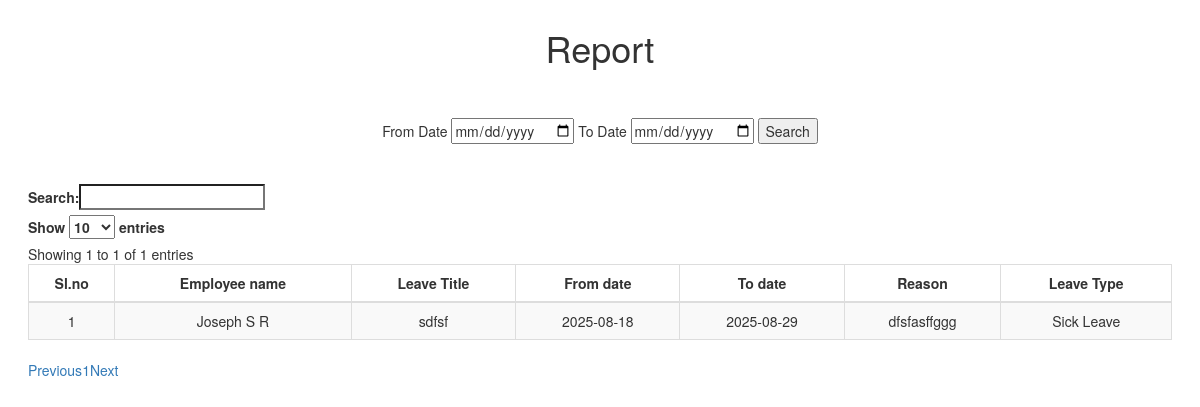
Screenshot of /Project/HR/ReportList.php with the database file from the repository.
### tables this page shows
CREATE TABLE `tbl_leave` (
  `leave_id` int(11) NOT NULL,
  `leave_title` varchar(100) NOT NULL,
  `category_id` int(11) NOT NULL,
  `leave_content` varchar(100) NOT NULL,
  `leave_fromdate` varchar(100) NOT NULL,
  `leave_enddate` varchar(100) NOT NULL,
  `leave_status` int(11) NOT NULL DEFAULT 0,
  `employee_id` int(11) NOT NULL
);

CREATE TABLE `tbl_employee` (
  `employee_id` int(100) NOT NULL,
  `employee_name` varchar(100) NOT NULL,
  `employee_email` varchar(100) NOT NULL,
  `employee_password` varchar(100) NOT NULL,
  `employee_contact` varchar(100) NOT NULL,
  `employee_address` varchar(100) NOT NULL,
  `employee_salary` varchar(100) NOT NULL,
  `department_ID` int(100) NOT NULL,
  `photo` varchar(100) NOT NULL
);

CREATE TABLE `tbl_category` (
  `category_id` int(11) NOT NULL,
  `category_name` varchar(100) NOT NULL
);

### Project/HR/ReportList.php (the view, shortened to what this page needs)
<!DOCTYPE html>
<html lang="en" >
    <head>
        <link rel='stylesheet' href='https://maxcdn.bootstrapcdn.com/bootstrap/3.3.6/css/bootstrap.min.css'>
        <link rel='stylesheet' href='https://cdn.datatables.net/1.10.12/css/dataTables.bootstrap.min.css'>
        <link rel='stylesheet' href='https://cdn.datatables.net/buttons/1.2.2/css/buttons.bootstrap.min.css'>
    <body>
        <h1 align="center" id="heading">Report</h1>
        <br><br>
        <form method="post" align="center">
        	From Date <input type="date" name="fdate">
            To Date <input type="date" name="tdate">
            <input type="submit" name="btn_search" value="Search">
            <br><br><br>
        </form>
        <table id="example" class="table table-striped table-bordered" cellspacing="0" width="100%">
            <thead>
                <tr>
                    <th style="text-align:center">Sl.no</th>
                    <th style="text-align:center">Employee name</th>
                    <th style="text-align:center">Leave Title</th></th>
                    <th style="text-align:center">From date</th>
                    <th style="text-align:center">To date</th>
                    <th style="text-align:center">Reason</th>
                    <th style="text-align:center">Leave Type</th>
                </tr>
            </thead>
            <tbody>
			<?php
				include('../Assets/Connection/Connection.php');
				$i = 1;
				$sel = "SELECT *
				    FROM tbl_leave l
				    INNER JOIN tbl_category c ON c.category_id = l.category_id
				    INNER JOIN tbl_employee s ON s.employee_id = l.employee_id
				    WHERE l.leave_status = '1'";
				$row = $conn->query($sel);
				while($data = $row->fetch_array()){
			?>
             <tr>
              	<td align="center"><?php echo $i++; ?></td>
                 <td align="center"><?php echo $data["employee_name"]; ?></td>
                 <td align="center"><?php echo $data["leave_title"]; ?></td>
                 <td align="center"><?php echo $data["leave_fromdate"]; ?></td>
                 <td align="center"><?php echo $data["leave_enddate"]; ?></td>
                 <td align="center"><?php echo $data["leave_content"]; ?></td>
                 <td align="center"><?php echo $data["category_name"]; ?></td>
              </tr>
                           <?php
                            }
                            ?>
            </tbody>
        </table>
    </body>
</html>

### Project/HR/ReportList.php (style rules this page uses)
body { margin:2em; //background-color: #EFF1F7; }

### rows the page displays
tbl_leave: employee.employee_name "Joseph S R", leave_title "sdfsf", leave_fromdate "2025-08-18", leave_enddate "2025-08-29", leave_content "dfsfasffggg", category.category_name "Sick Leave"
